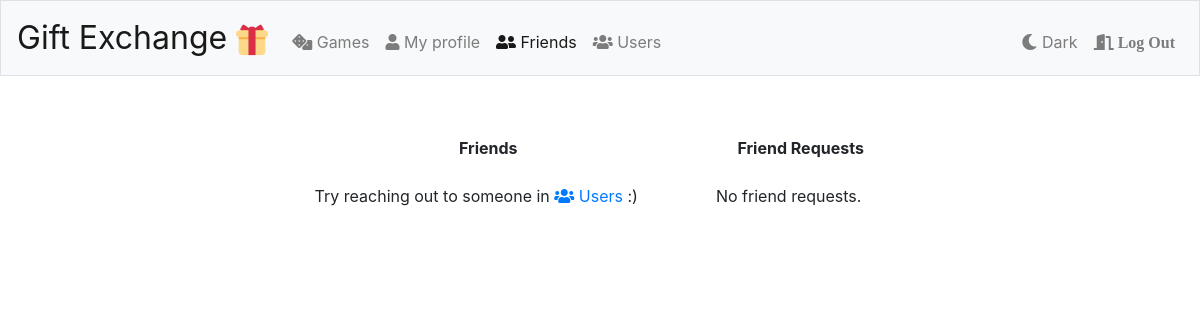
The app's page /friends (signed in), older data.
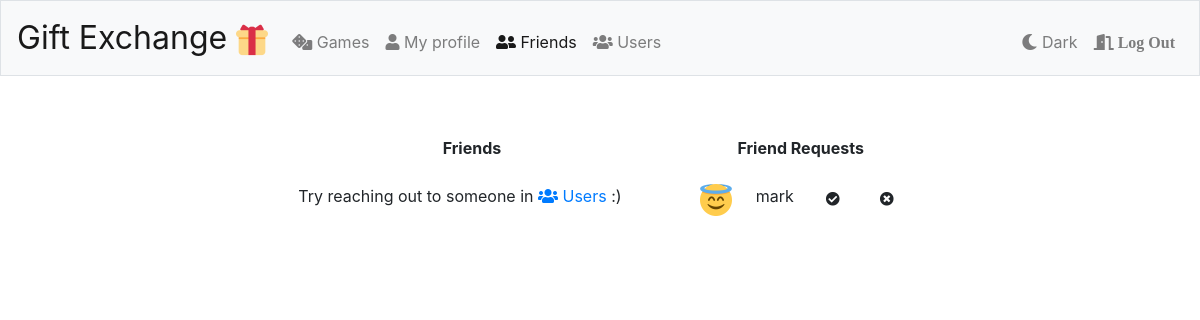
The same page, newer data.
### tables this page shows
CREATE TABLE users (
id INTEGER,
username TEXT NOT NULL,
hash TEXT NOT NULL,
email TEXT NOT NULL,
image_id INTEGER,
dark_mode INTEGER DEFAULT -1,
PRIMARY KEY(id)
);

### app.py (the view, shortened to what this page needs)
@app.route("/friends", methods=["GET", "POST"])
@login_required
def friends():
    friends_unsorted = []
    rows = db(f"SELECT * FROM friends WHERE user_id = {session['user_id']}")
    friend_req_unsorted = []
    rows = db(f"SELECT * FROM friend_req WHERE \
        reciever_id = {session['user_id']}")
    for row in rows:
        look = db(f"SELECT * FROM users WHERE id = {row['sender_id']}")
        req = {
        'user_id': look[0]['id'],
        'username': look[0]['username'],
        'image_id': look[0]['image_id'],
        }
        friend_req_unsorted.append(req)
    friends = sorted(friends_unsorted, key=lambda k: k['username'])
    friend_req = sorted(friend_req_unsorted, key=lambda k: k['username'])
    return render_template("friends.html",friends=friends,\
        friend_req=friend_req ,darkmode=session["dark_mode"])

### app.py (called while the page is built)
@app.after_request
def after_request(response):
    response.headers["Cache-Control"] = "no-cache, no-store, must-revalidate"
    response.headers["Expires"] = 0
    response.headers["Pragma"] = "no-cache"
    return response

### helper.py (called while the page is built)
def db(statement):
    with sqlite3.connect(database) as conn:
        conn.row_factory = sqlite3.Row
        cur = conn.cursor()
        cur.execute(statement)
        conn.commit()
        return cur.fetchall()
    return 0

def login_required(f):
    @wraps(f)
    def decorated_function(*args, **kwargs):
        if session.get("user_id") is None:
            return redirect("/login")
        return f(*args, **kwargs)
    return decorated_function

### templates/friends.html (shortened to what this page needs)
{% extends "layout.html" %}
{% block friends %}
    active
{% endblock %}
{% block main %}
    <div class="row justify-content-center">
	    <div class="col-auto">
    	    <table class="table table-responsive table-borderless
    	    table-hover
    	    ">
	        	<thead>
	        		<tr>
	        			<th colspan="4">Friends</th>
	        		</tr>
	        	</thead>
	        	<tbody>
	        		{% if not friends %}
		        		<tr>
		        			<td>
				        		Try reaching out to someone in
				        		<a class= "" href="/users">
					        		<i class="fas fa-users"></i> Users
					        	</a> :)
			        		<td>
	        		{% endif %}
	    	    </tbody>
	        </table>
	    </div>
	    <div class="col-auto">
    	    <table class="table table-responsive table-borderless
    	    table-hover
    	    ">
	        	<thead>
	        		<tr>
	        			<th colspan="4">Friend Requests</th>
	        		</tr>
	        	</thead>
	        	<tbody>
	        		{% if not friend_req %}
		        		<tr>
		        			<td>
		        				No friend requests.
			        		<td>
	        		{% endif %}
	        		{% for req in friend_req %}
		        		<tr>
		        		    <td>
		        		    	<img class="pp-sm"
		        		    	src="/static/pp/{{ req['image_id'] }}.png">
		        		    </td>
		        		    <td>{{ req['username'] }}</td>
		        		    <td>
		        		    	<form action="/friends" method="post">
		        		    		<button type ="submit" class="btn custom-btn btn-sm
		        		    		{% if darkmode > 0 %}
			        		    		btn-dark
		        		    		{% else %}
			        		    		btn-light
		        		    		{% endif %}">
		        		    			<i class="fas fa-check-circle"></i>
		        		    		</button>
		        		    	</form>
		        		    </td>
		        		    <td>
		        		    	<form action="/friends" method="post">
		        		    		<button type ="submit" class="btn custom-btn btn-sm
		        		    		{% if darkmode > 0 %}
			        		    		btn-dark
		        		    		{% else %}
			        		    		btn-light
		        		    		{% endif %}">
		        		    			<i class="fas fa-times-circle"></i>
		        		    		</button>
		        		    	</form>
		        		    </td>
		        	    </tr>
	        		{% endfor %}
	    	    </tbody>
	        </table>
        </div>
    </div>
{% endblock %}

### templates/layout.html (shortened to what this page needs)
<!DOCTYPE html>
<html lang="en">
    <head>
        <link rel="stylesheet" href="https://cdn.jsdelivr.net/npm/bootstrap@4.5.3/dist/css/bootstrap.min.css">
        <link rel="stylesheet" href="https://use.fontawesome.com/releases/v5.12.1/css/all.css">
        <link href="/static/styles.css" rel="stylesheet">
    </head>
    <body class="{% if darkmode == 1 %} dark_background {% endif %}">
        <nav class="navbar navbar-expand-md {% if darkmode == 1 %} navbar-dark bg-dark border-dark {% else %} navbar-light bg-light border {% endif %}">
            <a class="navbar-brand" href="/">Gift Exchange <img src="/static/favicon-32x32.png" alt="" class=".align-top .align-middle .align-bottom"></a>
            <div class="collapse navbar-collapse" id="navbar">
                {% if session.user_id %}
                    <ul class="navbar-nav mr-auto mt-2">
                        <li class="nav-item {% block game %}{% endblock %}">
                            <a class="nav-link" href="/games">
                                <i class="fas fa-dice"></i> Games
                            </a>
                        </li>
                        <li class="nav-item">
                            <a class="nav-link {% block index %}{% endblock %}" href="/">
                                <i class="fas fa-user"></i> My profile
                            </a>
                        </li>
                        <li class="nav-item">
                            <a class="nav-link {% block friends %}{% endblock %}"
                            href="/friends">
                                <i class="fas fa-user-friends"></i> Friends
                            </a>
                        </li>
                        <li class="nav-item">
                            <a class="nav-link {% block users %}{% endblock %}" href="/users">
                                <i class="fas fa-users"></i> Users
                            </a>
                        </li>
                    </ul>
                    <ul class="navbar-nav ml-auto mt-2">
                        <li class="nav-item">
                            <form action="/dark_mode" method="post">
                                <button type="submit" class="nav-link custom-btn">
                                    {% if darkmode > 0 %}
                                        <i class="fas fa-sun"></i> Light
                                    {% else %}
                                        <i class="fas fa-moon"></i> Dark
                                    {% endif %}
                                </button>
                            </form>
                        </li>
                        <li class="nav-item">
                            <a class="nav-link" href="/logout">
                                <i class="fas fa-door-open"> Log Out</i>
                            </a>
                        </li>
                    </ul>
                {% else %}
                    <ul class="navbar-nav ml-auto mt-2">
                        <li class="nav-item"><a class="nav-link {% block register %}{% endblock %}" href="/register">Register</a></li>
                        <li class="nav-item"><a class="nav-link {% block login %}{% endblock %}" href="/login">Log In</a></li>
                    </ul>
                {% endif %}
            </div>
        </nav>
        <main class="container p-5">
            {% block main %}{% endblock %}
        </main>
    </body>
</html>

### static/styles.css (style rules this page uses)
nav .navbar-brand { font-size: xx-large; }
main { overflow-x: auto; text-align: center; }
main img { max-width: 100%; }
.custom-btn { background: none!important; border: none !important; }
.pp-sm { max-width: 2rem; float: right; }

Row changes from the older to the newer data that the page shows:
now on this page (row edited): users: username "mark"
Text that changed along with them:
text no longer shown: "No friend requests."
